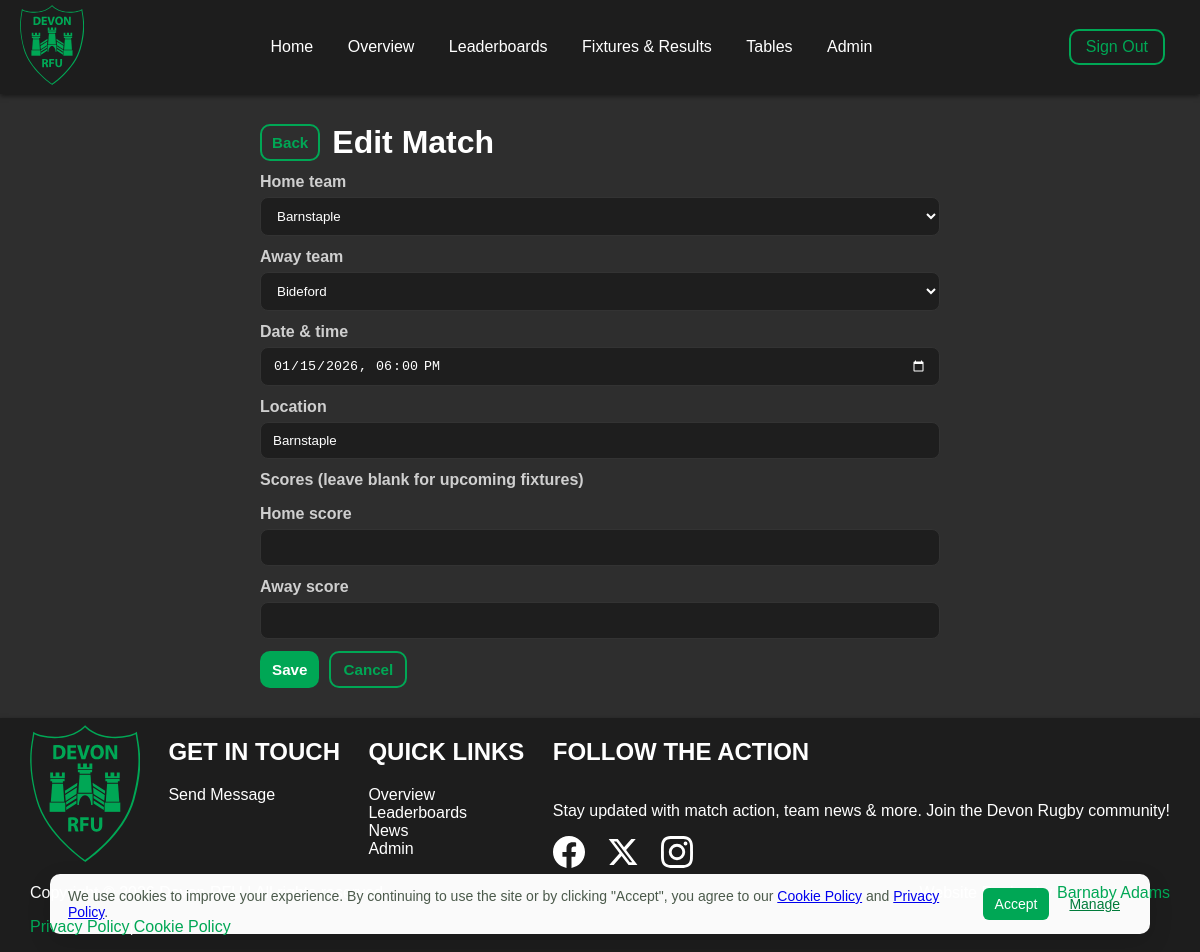
The app's page /admin/match/1/edit (signed in) with its own data.
### models.py (models this page shows, shortened)
class Match(db.Model):
    __tablename__ = 'match'
    id = db.Column(db.Integer, primary_key=True)
    home_team_id = db.Column(db.Integer, db.ForeignKey('team.id'), nullable=False)
    away_team_id = db.Column(db.Integer, db.ForeignKey('team.id'), nullable=False)
    date_time = db.Column(db.DateTime, nullable=False, default=datetime.utcnow)
    location = db.Column(db.String(255), nullable=True)
    home_score = db.Column(db.Integer, nullable=True)
    away_score = db.Column(db.Integer, nullable=True)
    home_team = db.relationship('Team', foreign_keys=[home_team_id], backref='home_matches')
    away_team = db.relationship('Team', foreign_keys=[away_team_id], backref='away_matches')

class Team(db.Model):
    __tablename__ = 'team'
    id = db.Column(db.Integer, primary_key=True)
    name = db.Column(db.String(200), nullable=False)
    code = db.Column(db.String(64), unique=True, nullable=True)
    logo_filename = db.Column(db.String(256), nullable=True)
    players = db.relationship('Player', backref='team', lazy='dynamic')
    coaches = db.relationship('User', secondary='team_coaches', backref=db.backref('coached_teams', lazy='dynamic'))

### app.py (the view, shortened to what this page needs)
@app.route('/admin/match/<int:match_id>/edit', methods=['GET', 'POST'])
@login_required
def admin_match_edit(match_id):
    if not (current_user.can_edit_matches() or current_user.can_manage_teams()):
        flash('You do not have access to edit matches.', 'danger')
        return redirect(url_for('dashboard'))
    m = Match.query.get_or_404(match_id)
    if current_user.is_coach() and not current_user.is_superadmin():
        coached_ids = [t.id for t in current_user.coached_teams]
        if m.home_team_id not in coached_ids and m.away_team_id not in coached_ids:
            flash('You may only edit matches for teams you coach.', 'danger')
            return redirect(url_for('admin_matches'))
    teams = Team.query.order_by(Team.name).all()
    return render_template('admin_match_form.html', teams=teams, match=m)

### app.py (called while the page is built)
@login_manager.user_loader
def load_user(user_id):
    return User.query.get(int(user_id))

### models.py (called while the page is built)
    def is_superadmin(self):
        lvl = self.access_level
        if lvl is None:
            return False
        try:
            return int(lvl) >= 2
        except Exception:
            return str(lvl).lower() in ('superadmin', 'admin')

    def is_coach(self):
        lvl = self.access_level
        if lvl is None:
            return False
        try:
            return int(lvl) == 1
        except Exception:
            return str(lvl).lower() == 'coach'

    def can_edit_matches(self):
        return self.is_coach() or self.is_superadmin()

### templates/admin_match_form.html (shortened to what this page needs)
{% extends "base.html" %}
{% block content %}
<div class="content-wrap admin-match-form" style="max-width:720px;margin:30px auto;color:white;">
  <div style="display:flex;align-items:center;gap:12px;margin-bottom:12px;">
    <a href="{{ url_for('admin_matches') }}" onclick="(function(e){e.preventDefault();try{var r=document.referrer;if(r && new URL(r).origin===location.origin){history.back();}else{window.location=this.getAttribute('href');}}catch(err){window.location=this.getAttribute('href');}}).call(this,event);" class="hero-btn hero-btn-outline small" aria-label="Go back">Back</a>
    <h1 style="margin:0">{{ 'Edit Match' if match else 'Create Match' }}</h1>
  </div>
  <form method="post">
    <label for="home_team">Home team</label>
    <select name="home_team" id="home_team" required>
      {% for t in teams %}
        <option value="{{ t.id }}" {% if match and match.home_team_id==t.id %}selected{% endif %}>{{ t.name }}</option>
      {% endfor %}
    </select>
    <label for="away_team">Away team</label>
    <select name="away_team" id="away_team" required>
      {% for t in teams %}
        <option value="{{ t.id }}" {% if match and match.away_team_id==t.id %}selected{% endif %}>{{ t.name }}</option>
      {% endfor %}
    </select>
    <label for="date_time">Date & time</label>
    <input type="datetime-local" name="date_time" id="date_time" value="{% if match %}{{ match.date_time.strftime('%Y-%m-%dT%H:%M') }}{% endif %}">
    <label for="location">Location</label>
    <input type="text" name="location" id="location" value="{% if match %}{{ match.location }}{% endif %}">
    <p style="margin-top:12px;font-weight:700;color:#cfcfcf">Scores (leave blank for upcoming fixtures)</p>
    <label for="home_score">Home score</label>
    <input type="number" name="home_score" id="home_score" min="0" value="{% if match and match.home_score is not none %}{{ match.home_score }}{% endif %}">
    <label for="away_score">Away score</label>
    <input type="number" name="away_score" id="away_score" min="0" value="{% if match and match.away_score is not none %}{{ match.away_score }}{% endif %}">
    <div style="margin-top:12px;display:flex;gap:10px">
      <button class="hero-btn hero-btn-primary" type="submit">Save</button>
      <a class="hero-btn hero-btn-outline" href="{{ url_for('admin_matches') }}">Cancel</a>
    </div>
  </form>
</div>
{% endblock %}

### static/style.css (style rules this page uses)
:root { --brand-green: #00a755; --brand-grey: #1d1d1d; --white: #ffffff; --btn-padding: 12px 20px; --btn-radius: 12px; --btn-gap: 14px; }
*, *::before, *::after { box-sizing: border-box; }
.content-wrap { max-width: 1100px; margin: 24px auto; padding: 0 20px; }
body { color: var(--white); margin: 0; font-family: Arial, sans-serif; background-color: #2e2e2e; }
html, body { height: 100%; }
body { display: flex; flex-direction: column; min-height: 100vh; }
.admin-match-form label { display: block; margin-top: 12px; margin-bottom: 6px; color: #cfcfcf; font-weight: 600; }
.admin-match-form select, .admin-match-form input[type="text"], .admin-match-form input[type="datetime-local"], .admin-match-form input[type="number"] { width: 100%; background-color: #1e1e1e; border: 1px solid #333; color: #fff; padding: 10px 12px; border-radius: 8px; outline: none; }
.admin-match-form input, .admin-match-form select { max-width: 100%; }
.admin-match-form .hero-btn { padding: 8px 12px; font-size: 0.95rem; }
.admin-match-form .hero-btn.hero-btn-outline { border-width: 2px; }
.hero-btn.hero-btn-outline.small, .hero-btn.hero-btn-primary.small { padding: 8px 10px; font-size: 0.95rem; }
body { margin: 0; font-family: Arial, sans-serif; background-color: #2e2e2e; }
.hero-btn { display:inline-block; padding:10px 16px; border-radius:10px; font-weight:600; text-decoration:none; transition: box-shadow 0.15s, transform 0.06s; }
.hero-btn-primary { background-color:#00a755; color:#ffffff; border:none; }
.hero-btn-outline { background: transparent; color: #00a755; border: 2px solid #00a755; }
:root { --brand-green: #00a755; --white: #ffffff; --btn-padding: 12px 20px; --btn-radius: 12px; --btn-gap: 14px; }

### templates/admin_match_form.html (style rules this page uses)
input[type="datetime-local"] { color: white; caret-color: white; }

### records on screen
Match: home_team "Barnstaple", away_team "Bideford", date_time "01/15/2026 18:00", location "Barnstaple"

### other values on screen
{{ 'Edit Match' if match else 'Create Match' }} "Edit Match"
